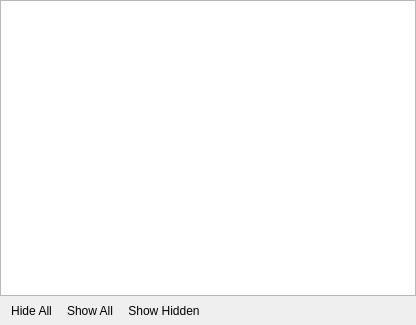
<?xml version="1.0" encoding="UTF-8"?>
<ui version="4.0">
 <class>vsEventTreeWidget</class>
 <widget class="QWidget" name="vsEventTreeWidget">
  <property name="geometry">
   <rect>
    <x>0</x>
    <y>0</y>
    <width>416</width>
    <height>325</height>
   </rect>
  </property>
  <layout class="QVBoxLayout" name="verticalLayout">
   <property name="spacing">
    <number>0</number>
   </property>
   <property name="margin">
    <number>0</number>
   </property>
   <item>
    <widget class="vsEventTreeView" name="tree">
     <property name="acceptDrops">
      <bool>true</bool>
     </property>
     <property name="editTriggers">
      <set>QAbstractItemView::NoEditTriggers</set>
     </property>
     <property name="showDropIndicator" stdset="0">
      <bool>false</bool>
     </property>
     <property name="dragEnabled">
      <bool>true</bool>
     </property>
     <property name="dragDropMode">
      <enum>QAbstractItemView::DragDrop</enum>
     </property>
     <property name="alternatingRowColors">
      <bool>true</bool>
     </property>
     <property name="selectionMode">
      <enum>QAbstractItemView::ExtendedSelection</enum>
     </property>
     <property name="rootIsDecorated">
      <bool>false</bool>
     </property>
     <property name="uniformRowHeights">
      <bool>true</bool>
     </property>
     <property name="allColumnsShowFocus">
      <bool>true</bool>
     </property>
    </widget>
   </item>
   <item>
    <widget class="QToolBar" name="toolBar">
     <property name="toolButtonStyle">
      <enum>Qt::ToolButtonFollowStyle</enum>
     </property>
     <addaction name="actionHideAll"/>
     <addaction name="actionShowAll"/>
     <addaction name="actionShowHiddenItems"/>
    </widget>
   </item>
  </layout>
  <action name="actionHideAll">
   <property name="text">
    <string>Hide All</string>
   </property>
   <property name="toolTip">
    <string>Set visibility state of all events to hidden</string>
   </property>
   <property name="shortcut">
    <string>H, A</string>
   </property>
   <property name="shortcutContext">
    <enum>Qt::WidgetWithChildrenShortcut</enum>
   </property>
  </action>
  <action name="actionShowAll">
   <property name="text">
    <string>Show All</string>
   </property>
   <property name="toolTip">
    <string>Set visibility state of all events to shown</string>
   </property>
   <property name="shortcut">
    <string>S, A</string>
   </property>
   <property name="shortcutContext">
    <enum>Qt::WidgetWithChildrenShortcut</enum>
   </property>
  </action>
  <action name="actionShowHiddenItems">
   <property name="checkable">
    <bool>true</bool>
   </property>
   <property name="checked">
    <bool>false</bool>
   </property>
   <property name="text">
    <string>Show Hidden</string>
   </property>
   <property name="toolTip">
    <string>Toggle visibility of hidden events</string>
   </property>
   <property name="shortcut">
    <string>S, H</string>
   </property>
   <property name="shortcutContext">
    <enum>Qt::WidgetWithChildrenShortcut</enum>
   </property>
  </action>
  <action name="actionShowSelected">
   <property name="enabled">
    <bool>false</bool>
   </property>
   <property name="text">
    <string>&amp;Show</string>
   </property>
   <property name="toolTip">
    <string>Show selected event(s)</string>
   </property>
   <property name="shortcut">
    <string>S, S</string>
   </property>
   <property name="shortcutContext">
    <enum>Qt::WidgetWithChildrenShortcut</enum>
   </property>
  </action>
  <action name="actionHideSelected">
   <property name="enabled">
    <bool>false</bool>
   </property>
   <property name="text">
    <string>&amp;Hide</string>
   </property>
   <property name="toolTip">
    <string>Hide selected event(s)</string>
   </property>
   <property name="shortcut">
    <string>H, S</string>
   </property>
   <property name="shortcutContext">
    <enum>Qt::WidgetWithChildrenShortcut</enum>
   </property>
  </action>
  <action name="actionJumpToStart">
   <property name="enabled">
    <bool>false</bool>
   </property>
   <property name="icon">
    <iconset resource="../../Icons/vsp.qrc">
     <normaloff>:/icons/16x16/playback-skip-backward</normaloff>:/icons/16x16/playback-skip-backward</iconset>
   </property>
   <property name="text">
    <string>&amp;Jump to Start</string>
   </property>
   <property name="toolTip">
    <string>Seek to the temporal and spatial start of the selected event</string>
   </property>
   <property name="shortcut">
    <string>J</string>
   </property>
   <property name="shortcutContext">
    <enum>Qt::WidgetWithChildrenShortcut</enum>
   </property>
  </action>
  <action name="actionJumpToEnd">
   <property name="enabled">
    <bool>false</bool>
   </property>
   <property name="icon">
    <iconset resource="../../Icons/vsp.qrc">
     <normaloff>:/icons/16x16/playback-skip-forward</normaloff>:/icons/16x16/playback-skip-forward</iconset>
   </property>
   <property name="text">
    <string>Jump to &amp;End</string>
   </property>
   <property name="toolTip">
    <string>Seek to the temporal and spatial end of the selected event</string>
   </property>
   <property name="shortcut">
    <string>Shift+J</string>
   </property>
   <property name="shortcutContext">
    <enum>Qt::WidgetWithChildrenShortcut</enum>
   </property>
  </action>
  <action name="actionAddStar">
   <property name="enabled">
    <bool>false</bool>
   </property>
   <property name="text">
    <string>&amp;Add Star</string>
   </property>
   <property name="toolTip">
    <string>Mark selected event(s) as starred</string>
   </property>
  </action>
  <action name="actionRemoveStar">
   <property name="enabled">
    <bool>false</bool>
   </property>
   <property name="text">
    <string>&amp;Remove Star</string>
   </property>
   <property name="toolTip">
    <string>Mark selected event(s) as not starred</string>
   </property>
  </action>
  <action name="actionEditNote">
   <property name="icon">
    <iconset resource="../../Icons/vsp.qrc">
     <normaloff>:/icons/16x16/edit</normaloff>:/icons/16x16/edit</iconset>
   </property>
   <property name="text">
    <string>Edit &amp;Note...</string>
   </property>
   <property name="toolTip">
    <string>Edit event note</string>
   </property>
  </action>
  <action name="actionSetEventStart">
   <property name="enabled">
    <bool>false</bool>
   </property>
   <property name="text">
    <string>Set Event Start</string>
   </property>
   <property name="toolTip">
    <string>Set the start time of the selected event(s) to the time of the current video frame</string>
   </property>
  </action>
  <action name="actionSetEventEnd">
   <property name="enabled">
    <bool>false</bool>
   </property>
   <property name="text">
    <string>Set Event End</string>
   </property>
   <property name="toolTip">
    <string>Set the end time of the selected event(s) to the time of the current video frame</string>
   </property>
  </action>
 </widget>
 <customwidgets>
  <customwidget>
   <class>vsEventTreeView</class>
   <extends>QTreeView</extends>
   <header>vsEventTreeView.h</header>
  </customwidget>
 </customwidgets>
 <resources>
  <include location="../../Icons/vsp.qrc"/>
 </resources>
 <connections>
  <connection>
   <sender>vsEventTreeWidget</sender>
   <signal>selectionStatusChanged(bool)</signal>
   <receiver>actionShowSelected</receiver>
   <slot>setEnabled(bool)</slot>
   <hints>
    <hint type="sourcelabel">
     <x>207</x>
     <y>162</y>
    </hint>
    <hint type="destinationlabel">
     <x>-1</x>
     <y>-1</y>
    </hint>
   </hints>
  </connection>
  <connection>
   <sender>vsEventTreeWidget</sender>
   <signal>selectionStatusChanged(bool)</signal>
   <receiver>actionHideSelected</receiver>
   <slot>setEnabled(bool)</slot>
   <hints>
    <hint type="sourcelabel">
     <x>207</x>
     <y>162</y>
    </hint>
    <hint type="destinationlabel">
     <x>-1</x>
     <y>-1</y>
    </hint>
   </hints>
  </connection>
  <connection>
   <sender>vsEventTreeWidget</sender>
   <signal>selectionStatusChanged(bool)</signal>
   <receiver>actionAddStar</receiver>
   <slot>setEnabled(bool)</slot>
   <hints>
    <hint type="sourcelabel">
     <x>207</x>
     <y>162</y>
    </hint>
    <hint type="destinationlabel">
     <x>-1</x>
     <y>-1</y>
    </hint>
   </hints>
  </connection>
  <connection>
   <sender>vsEventTreeWidget</sender>
   <signal>selectionStatusChanged(bool)</signal>
   <receiver>actionRemoveStar</receiver>
   <slot>setEnabled(bool)</slot>
   <hints>
    <hint type="sourcelabel">
     <x>207</x>
     <y>162</y>
    </hint>
    <hint type="destinationlabel">
     <x>-1</x>
     <y>-1</y>
    </hint>
   </hints>
  </connection>
 </connections>
 <slots>
  <signal>selectionStatusChanged(bool)</signal>
 </slots>
</ui>
